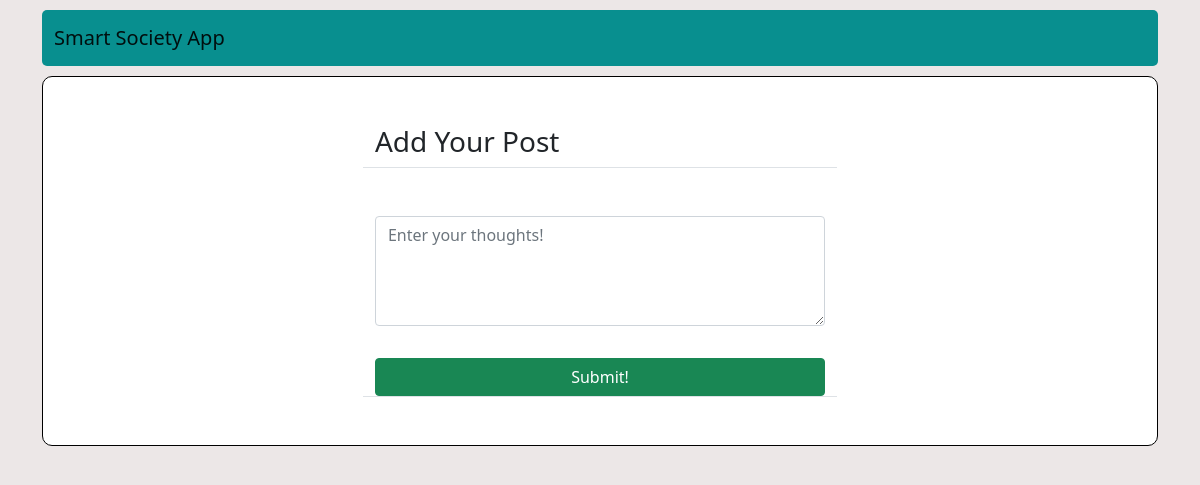
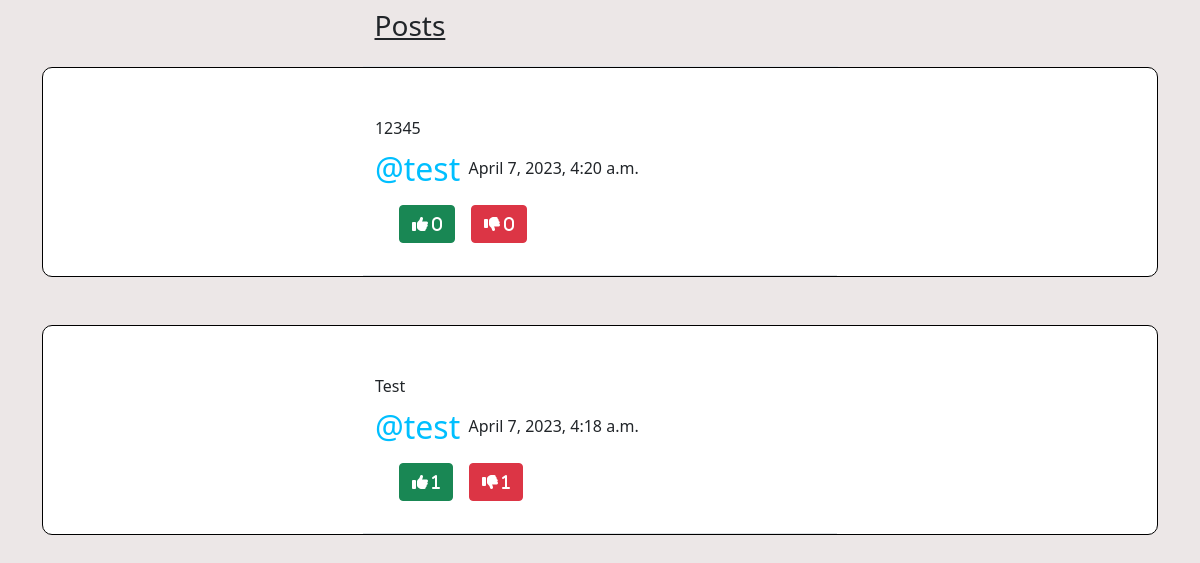
Before: /main/communications/ with the older database file (2 pictures, top to bottom).
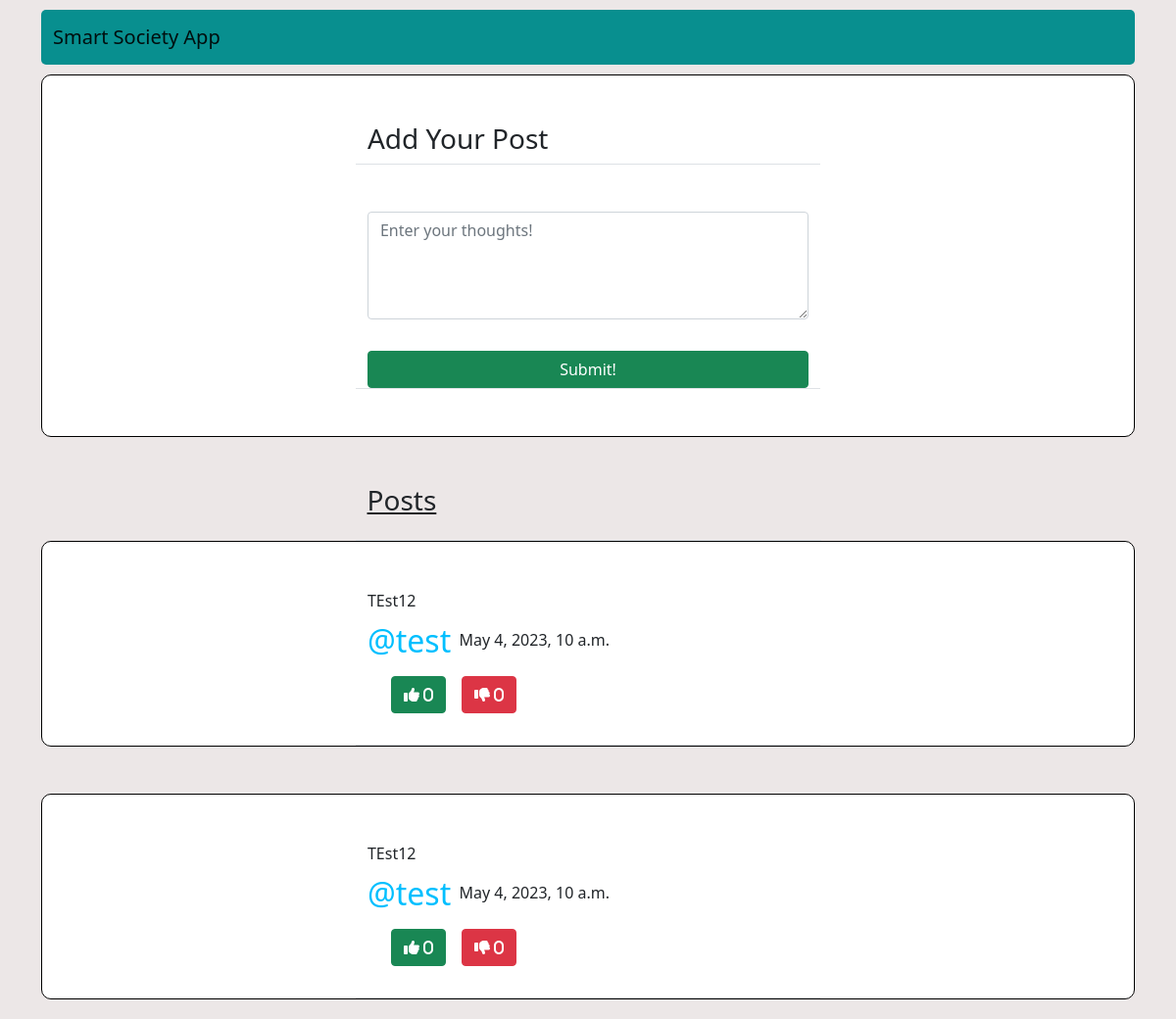
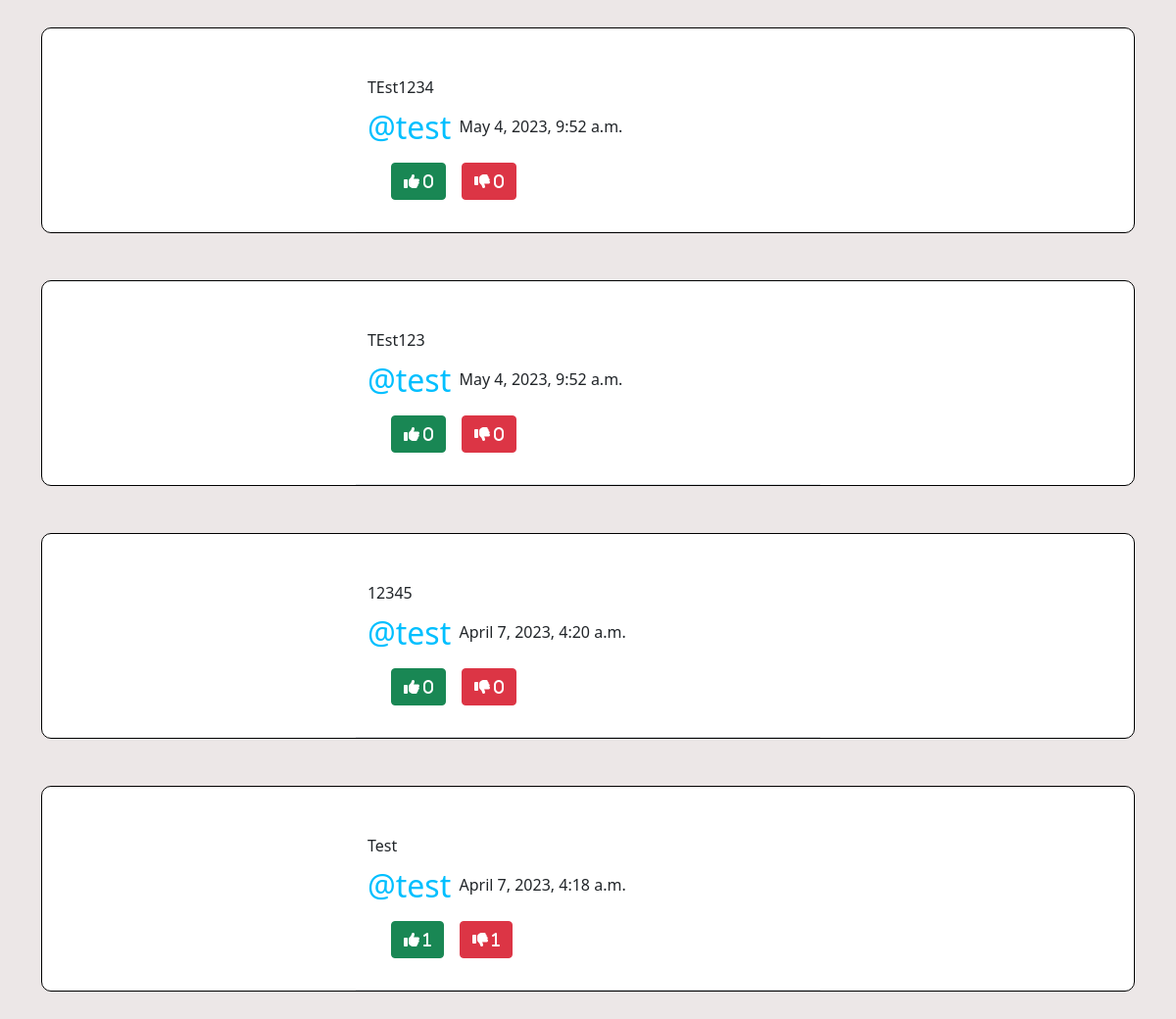
After: the same page with the newer database file (2 pictures, top to bottom).
### communications/models.py (models this page shows)
class Post(models.Model):
    body = models.TextField()
    created = models.DateTimeField(default=timezone.now)
    author = models.ForeignKey(User, on_delete=models.CASCADE)
    likes = models.ManyToManyField(User, blank=True, related_name="likes")
    dislikes = models.ManyToManyField(User, blank=True, related_name="dislikes")

### communications/views.py (the view, shortened to what this page needs)
# urls.py: path("", SocialPosts.as_view(), name="content_list"),
class SocialPosts(View):
    def get(self, request, *args, **kwargs):
        content_posts = Post.objects.all().order_by("-created")
        form = Post_Entry()
        context = {
            "content_list":content_posts,
            "form":form,
        }
        return render(request, "content_list.html", context)

### communications/forms.py
class Post_Entry(forms.ModelForm):
    body = forms.CharField(label="", widget=forms.Textarea(attrs={"rows": 4, "placeholder": "Enter your thoughts!", }))
    class Meta:
        model = Post
        fields = ["body"]

### communications/templates/content_list.html (shortened to what this page needs)
{% extends "base_layout.html" %}
{% load crispy_forms_tags %}
{% block content %}
    <div class="container">
        <div style="border: solid 1px black; border-radius: 10px; width: 100%; background-color: white">
            <div class="row justify-content-center mt-5">
                <div class="col-md-5 col-sm-15 border-bottom">
                    <h3>Add Your Post</h3>
                </div>
            </div>
            <div class="row justify-content-center mt-5 mb-5">
                <div class="col-md-5 col-sm-15 border-bottom">
                    <form method="POST">
                        {{ form | crispy }}
                        <div class="d-grid gap-2">
                            <button class="btn btn-success mt-3">Submit!</button>
                        </div>
                    </form>
                </div>
            </div>
        </div>
        <div class="row justify-content-center mt-5">
            <div class="col-md-5 col-sm-15 border-bottom">
                <h3 class="mb-4" style="text-decoration: underline">Posts</h3>
            </div>
        </div>
        {% for post in content_list %}
            <div class="mb-5"
                 style="border: solid 1px black; border-radius: 10px; width: 100%; background-color: white">
                <div class="row justify-content-center mt-5">
                    <div class="col-md-5 col-sm-15 border-bottom pb-2">
                        <p>{{ post.body }}</p>
                        <div class="post_header">
                            <h2 style="display: inline; vertical-align: top; line-height: 25px;"><a
                                    href="{% url "profile" post.author.profile.pk %}"
                                    style="text-decoration: none; color: deepskyblue">@{{ post.author }} </a></h2>
                            <p style="display: inline; vertical-align: top; ">{{ post.created }}</p>
                            <div class="d-flex flex-row p-3">
                                <form action="{% url "likes" post.pk %}" method="POST" class="m-2">
                                    <button type="submit" class="btn btn-success"><i
                                            class="fa fa-thumbs-up"><span> {{ post.likes.all.count }}</span></i>
                                    </button>
                                </form>
                                <form action="{% url "dislikes" post.pk %}" method="POST" class="m-2">
                                    <button type="submit" class="btn btn-danger"><i
                                            class="fa fa-thumbs-down"><span> {{ post.dislikes.all.count }}</span></i>
                                    </button>
                                </form>
                            </div>
                        </div>
                    </div>
                </div>
            </div>
        {% endfor %}
    </div>
{% endblock content %}

### landing/templates/base_layout.html (shortened to what this page needs)
<!doctype html>
<html lang="en">
  <head>
    <link href="https://cdn.jsdelivr.net/npm/bootstrap@5.0.2/dist/css/bootstrap.min.css" rel="stylesheet">
  </head>
  <body style="background-color: #ece7e7">
    {% include "navbar.html" %}
    {% block content %}
    {% endblock content %}
  </body>
</html>

### landing/templates/navbar.html (shortened to what this page needs)
{% block stylesheet %}
    {% load static %}
    <link rel="stylesheet" href="{% static 'landing/navbar.css' %}">
{% endblock stylesheet %}
<div class="container">
    <nav class="navbar navbar-expand-lg navbar-light">
        <div class="container-fluid">
            <a class="navbar-brand" href="{% url "landing" %}">Smart Society App</a>
            </div>
         </div>

### static/landing/navbar.css (style rules this page uses)
nav { display: flex; border: 0px solid; border-radius: 5px; width: 100%; padding: 10px 0; margin: 10px 0; justify-content: center; background-color: #088F8F; position: sticky; cursor: pointer; }

Changed rows visible on the page:
added Post: body "TEst12", author "test", created "May 4, 2023, 10 a.m.", likes.all.count "0", dislikes.all.count "0"
added Post: body "TEst12", author "test", created "May 4, 2023, 10 a.m.", likes.all.count "0", dislikes.all.count "0"
added Post: body "TEst1234", author "test", created "May 4, 2023, 9:52 a.m.", likes.all.count "0", dislikes.all.count "0"
added Post: body "TEst123", author "test", created "May 4, 2023, 9:52 a.m.", likes.all.count "0", dislikes.all.count "0"
